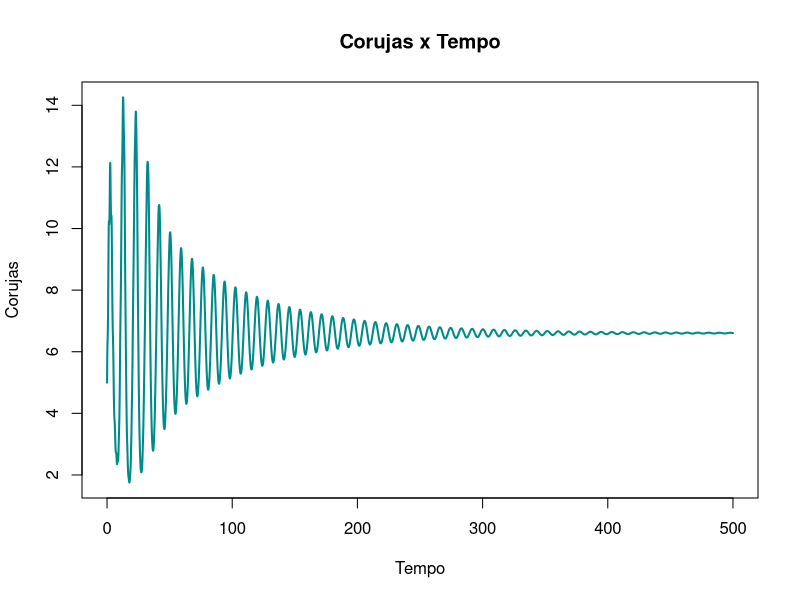
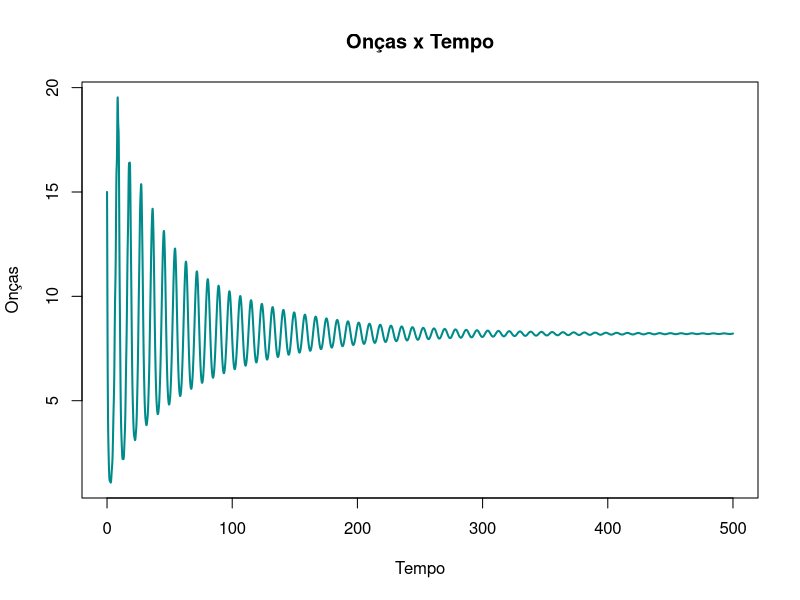
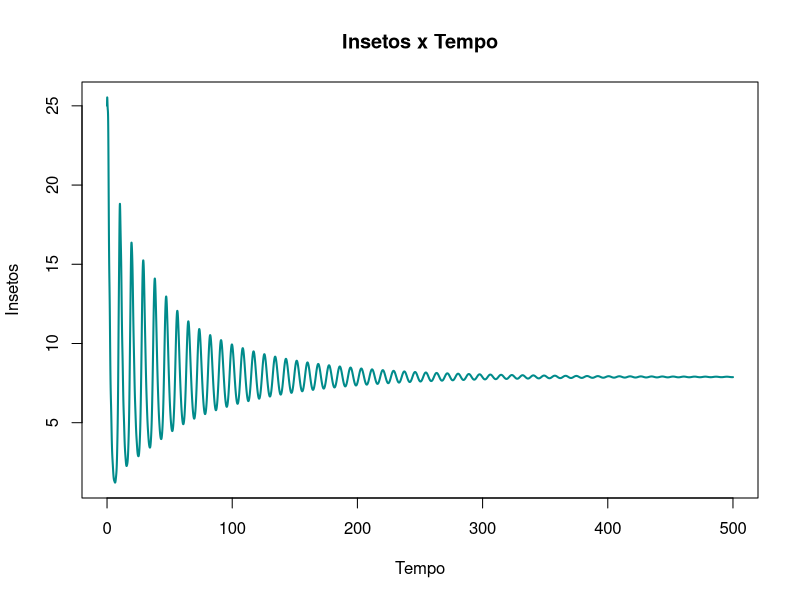
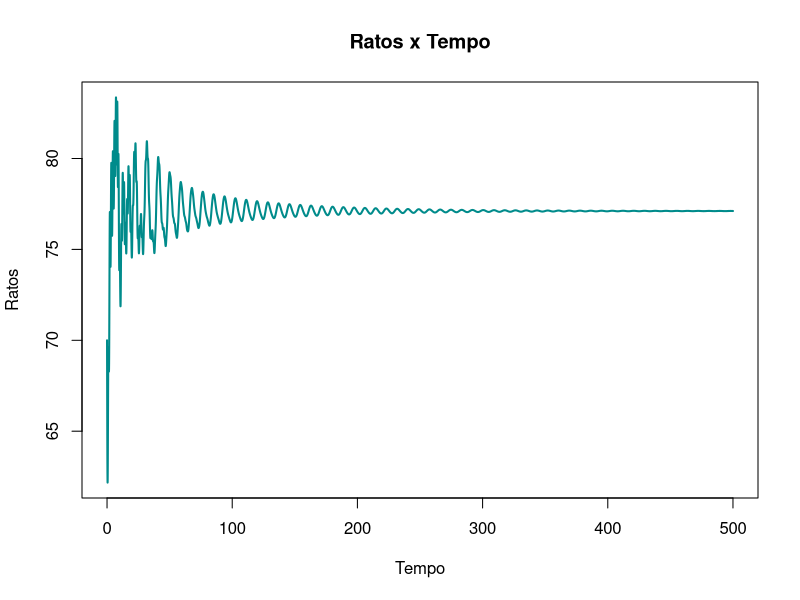
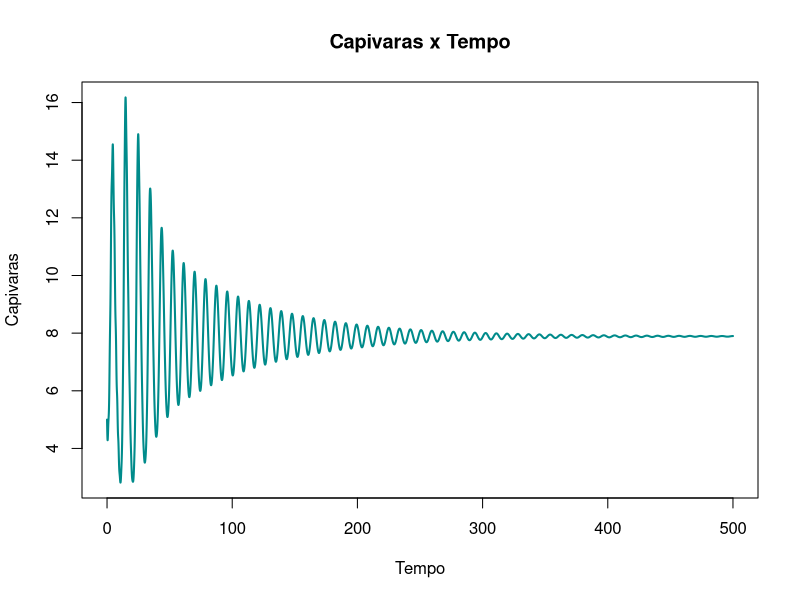
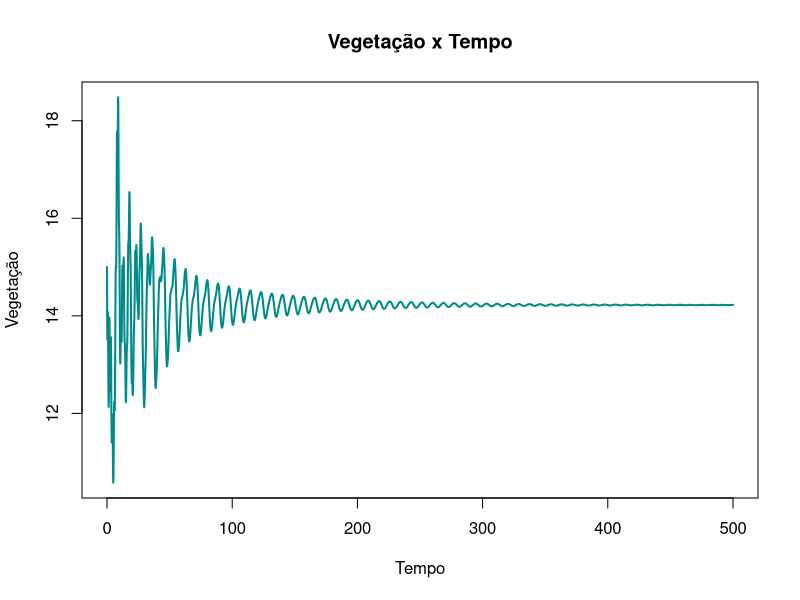
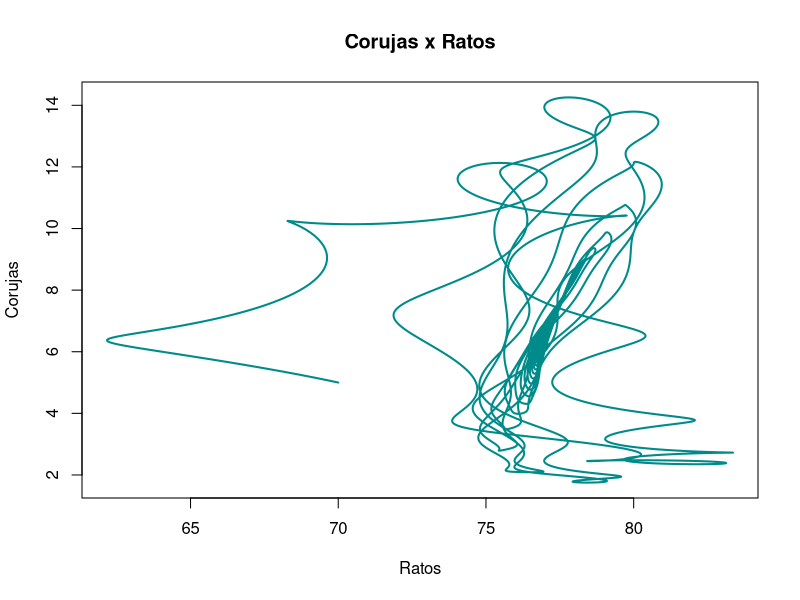
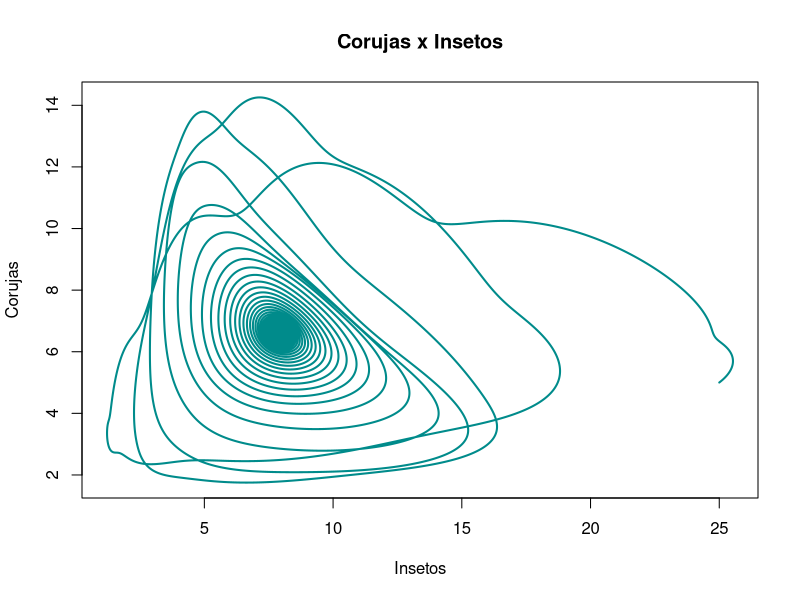

Source code (R) for these figures, in order:
############################################################
# VARIÁVEIS E PARÂMETROS
i = 1
t = 50000 # tempo
k = 200 # capacidade do ambiente
deltaT = 0.01
vet <- seq(0, t * 0.01, deltaT)

# variáveis da vegetação
alfa0 = 10
alfa1 = 0.1
alfa2 = 0.1
alfa3 = 0.1

# variáveis das capivaras
beta0 = 1.75
beta1 = 0.175
beta2 = 0.09

# variáveis dos ratos
gamma0 = 0.8
gamma1 = 0.15
gamma2 = 0.09
gamma3 = 0.09

# variáveis dos insetos
sigma0 = 2.25
sigma1 = 0.2
sigma2 = 0.09

# variáveis das onças
lambda0 = 8.5
lambda1 = 0.1
lambda2 = 0.1

# variáveis das corujas
theta0 = 8.5
theta1 = 0.1
theta2 = 0.1

# populações iniciais
vegAux = 15
capAux = 5
ratoAux = 70
insAux = 25
onAux = 15
corAux = 5

veg = 1:1
cap = 1:1
rato = 1:1
ins = 1:1
on = 1:1 
cor = 1:1

veg[1] = vegAux 
cap[1] = capAux
rato[1] = ratoAux
ins[1] = insAux
on[1] = onAux
cor[1] = corAux

############################################################
# MODELAGEM
while (i <= t) {
  i = i + 1
  
  ### VEGETAÇÃO
  vegAux = veg[i-1] + veg[i-1] * (alfa0 * (1 - (veg[i-1])/k) - alfa1 * cap[i-1] - alfa2 * rato[i-1] - alfa3 * ins[i-1]) * deltaT
  
  if(vegAux < 0) {
    vegAux = 0
  }
  
  # PERTURBAÇÃO 1: QUEIMADA
  # if (i > 30000 && i <= 30250) {
  #   vegAux = vegAux - vegAux * 0.1
  # }
  
  veg = append(veg, vegAux) 
  
  ### CAPIVARAS
  capAux = cap[i-1] + cap[i-1] * (beta1 * veg[i-1] - beta2 * on[i-1] - beta0) * deltaT
  
  if(capAux < 0) {
    capAux = 0
  }
  
  cap = append(cap, capAux)
  
  ### RATOS
  ratoAux = rato[i-1] + rato[i-1] * (gamma1 * veg[i-1] - gamma2 * on[i-1] - gamma3 * cor[i-1] - gamma0) * deltaT
  
  if(ratoAux < 0) {
    ratoAux = 0
  }
  
  # PERTURBAÇÃO 2: SURTO DOS RATOS
  # if (i >= 30000 && i < 30100) {
  #   ratoAux = ratoAux * 1.05
  # }
  
  rato = append(rato, ratoAux)
  
  ### INSETOS
  insAux = ins[i-1] + ins[i-1] * (sigma1 * veg[i-1] - sigma2 * cor[i-1] - sigma0) * deltaT
  
  if(insAux < 0) {
    insAux = 0
  }
  
  ins = append(ins, insAux)
  
  ### ONÇAS
  onAux = on[i-1] + on[i-1] * (lambda1 * cap[i-1] + lambda2 * rato[i-1] - lambda0) * deltaT
  
  if(onAux < 0) {
    onAux = 0
  }
  
  # PERTURBAÇÃO 3: CAÇA ÀS ONÇAS
  # if (i == 30000) {
  #   onAux = onAux - 5
  # }
  
  on = append(on, onAux)   
  
  ### CORUJAS
  corAux = cor[i-1] + cor[i-1] * (theta1 * rato[i-1] + theta2 * ins[i-1] - theta0) * deltaT
  
  if (corAux < 0) {
    corAux = 0
  }
  
  # PERTURBAÇÃO 4: EXTINÇÃO DAS CORUJAS
  # if (i == 30000) {
  #   corAux = 0
  # }
  
  cor = append(cor, corAux)  
}

############################################################
# GRÁFICOS DE CADA INDIVÍDUO
plot(vet, cor, type="l", pch = 1, lwd = 2, col = "#008B8B", xlab = "Tempo", ylab = "Corujas", main = "Corujas x Tempo")
plot(vet, on, type="l", pch = 1, lwd = 2, col = "#008B8B", xlab = "Tempo", ylab = "Onças", main = "Onças x Tempo")
plot(vet, ins, type="l", pch = 1, lwd = 2, col = "#008B8B", xlab = "Tempo", ylab = "Insetos", main = "Insetos x Tempo")
plot(vet, rato, type="l", pch = 1, lwd = 2, col = "#008B8B", xlab = "Tempo", ylab = "Ratos", main = "Ratos x Tempo")
plot(vet, cap, type="l", pch = 1, lwd = 2, col = "#008B8B", xlab = "Tempo", ylab = "Capivaras", main = "Capivaras x Tempo")
plot(vet, veg, type="l", pch = 1, lwd = 2, col = "#008B8B", xlab = "Tempo", ylab = "Vegetação", main = "Vegetação x Tempo")

############################################################
# GRÁFICOS LOTKA-VOLTERRA
plot(rato, cor,  type="l", pch = 2, lwd = 2, col = "#008B8B", xlab = "Ratos", ylab = "Corujas", main = "Corujas x Ratos") 
plot(ins, cor ,  type="l", pch = 1, lwd = 2, col = "#008B8B", xlab = "Insetos", ylab = "Corujas", main = "Corujas x Insetos") 
plot(veg, ins ,  type="l", pch = 1, lwd = 2, col = "#008B8B", xlab = "Vegetação", ylab = "Insetos", main = "Insetos x Vegetação") 
plot(veg, rato ,  type="l", pch = 1, lwd = 2, col = "#008B8B",xlab = "Vegetação", ylab = "Ratos", main = "Ratos x Vegetação") 
plot(veg, cap ,  type="l", pch = 1, lwd = 2, col = "#008B8B", xlab = "Vegetação", ylab = "Capivaras", main = "Capivaras x Vegetação") 
plot(cap, on ,  type="l", pch = 1, lwd = 2, col = "#008B8B", xlab = "Capivaras", ylab = "Onças", main = "Onças x Capivaras") 
plot(rato, on,  type="l", pch = 1, lwd = 2, col = "#008B8B", xlab = "Ratos", ylab = "Onças", main = "Onças x Ratos") 

############################################################
# GRÁFICOS 2 A 2
plot(vet, cor, type="l", pch = 1, lwd = 2, col = "#61210B", ylim = c(0, max(ins)), xlab = "Tempo", ylab = "Populações", main = "População de Insetos e Corujas")
lines(vet, ins, type="l", pch = 1, lwd = 2, col = "#5FB404")
legend("topright", legend = c("Corujas", "Insetos"), 
       cex = 0.75, ncol=2, lty=1, col = c("#61210B", "#5FB404"), lwd=2, bty="n")

plot(vet, veg, type="l", pch = 1, lwd = 2, col = "#0B610B", ylim = c(0, max(rato) + 10), xlab = "Tempo", ylab = "Populações", main = "População de Ratos e Vegetação")
lines(vet, rato, type="l", pch = 1, lwd = 2, col = "#FF0000")
legend("topright", legend = c("Vegetação", "Ratos"), 
       cex = 0.75, ncol=2, lty=1, col = c("#0B610B", "#FF0000"), lwd=2, bty="n")

plot(vet, on, type="l", pch = 1, lwd = 2, col = "#FFBF00", ylim = c(0, max(cap) + 5), xlab = "Tempo", ylab = "Populações", main = "População de Onças e Capivaras")
lines(vet, cap, type="l", pch = 1, lwd = 2, col = "#8A4B08")
legend("topright", legend = c("Onças", "Capivaras"), 
       cex = 0.75, ncol=2, lty=1, col = c("#FFBF00", "#8A4B08"), lwd=2, bty="n")
